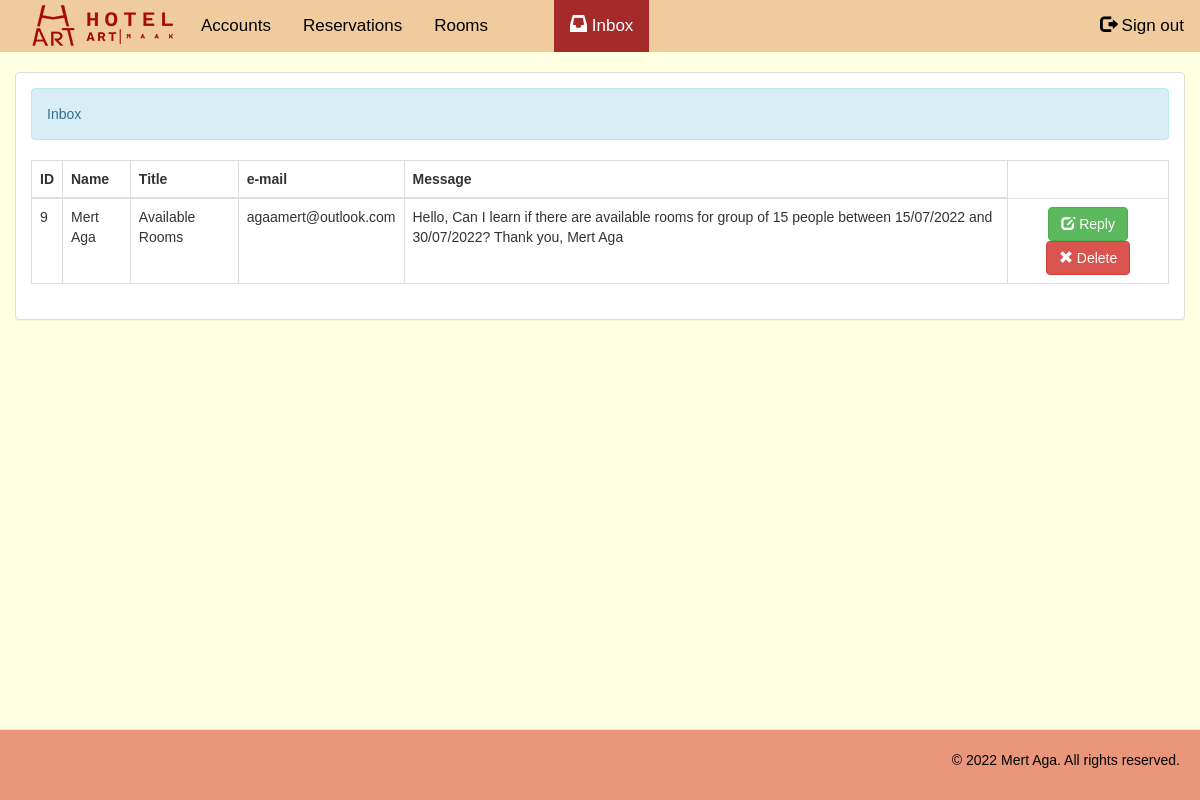
The page /admin/email.php (signed in) on the database its author committed.
### tables this page shows
CREATE TABLE `email` (
  `name` varchar(20) NOT NULL,
  `email_addr` varchar(30) NOT NULL,
  `title` varchar(15) NOT NULL,
  `message` varchar(500) NOT NULL,
  `email_ID` int(11) NOT NULL
);

### admin/email.php (the view, shortened to what this page needs)
<!DOCTYPE html>
<?php
	require 'name.php';
?>
<html lang = "en">
	<head>
		<link rel = "stylesheet" type = "text/css" href = "../css/bootstrap.css " />
		<link rel = "stylesheet" type = "text/css" href = "../css/style.css" />
	</head>
<body style="background-color:#ffffe1;">
<div class="topnav">
	<img src="../images/LOGO/ma_logo1.png" style="float: left; margin-left: 20px;" >
	<a style="float: left;" href="account.php">Accounts</a>
	<a style="float: left;" href="reserve.php">Reservations</a>
	<a style="float: left;" href="room.php">Rooms</a>
  <a style="float: left; margin-left: 50px;" class="active" href="email.php"><i class = "glyphicon glyphicon-inbox"></i> Inbox</a>
	<a style="float: right;" href="logout.php" return false;" ><i class = "glyphicon glyphicon-log-out"></i> Sign out</a>
</div>
<br />
  <div class = "container-fluid">
    <div class = "panel panel-default">
      <div class = "panel-body">
        <div class = "alert alert-info">Inbox</div>
        <table id = "table" class = "table table-bordered">
          <thead>
            <tr>
              <th>ID</th>
              <th>Name</th>
              <th>Title</th>
              <th>e-mail</th>
              <th>Message</th>
            </tr>
          </thead>
          <tbody>
            <?php
              $query = $conn->query("SELECT * FROM `email`") or die(mysqli_error());
              while($fetch = $query->fetch_array()){
            ?>
            <tr>
              <td><?php echo $fetch['email_ID']?></td>
              <td><?php echo $fetch['name']?></td>
              <td><?php echo $fetch['title']?></td>
              <td><?php echo $fetch['email_addr']?></td>
              <td><?php echo $fetch['message']?></td>
              <td><center><a class = "btn btn-success" href = "mailto:<?php echo $fetch['email_addr']?>"><i class = "glyphicon glyphicon-edit"></i> Reply</a> <a class = "btn btn-danger" onclick = "confirmationDelete(this); return false;" href = "delete_email.php?email_ID=<?php echo $fetch['email_ID']?>"><i class = "glyphicon glyphicon-remove"></i> Delete</a></center></td>
            </tr>
            <?php
              }
            ?>
          </tbody>
        </table>
      </div>
    </div>
  </div>
  <br />
  <br />
  <div class = "navbar navbar-default navbar-fixed-bottom">
    <footer>
        <p>© 2022 Mert Aga. All rights reserved.</p>
    </footer>
  </div>
</body>
</html>

### admin/email.php (style rules this page uses)
body { margin: 0; font-family: Arial, Helvetica, sans-serif; }
.topnav { overflow: hidden; background-color: #F0CB9E; }
.topnav a { float: left; color: black; text-align: center; padding: 14px 16px; text-decoration: none; font-size: 17px; }
.topnav a.active { background-color: #a52a2a; color: white; }
footer { text-align: right; padding: 20px; background-color: DarkSalmon; color: black; }

### rows shown on the page
email: email_ID "9", name "Mert Aga", title "Available Rooms", email_addr "agaamert@outlook.com", message "Hello, Can I learn if there are available rooms for group of 15 people between 15/07/2022 and 30/07/2022? Thank you, Mert Aga"
